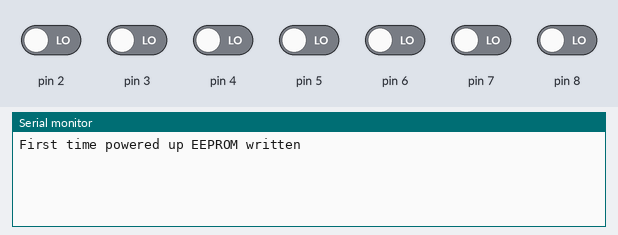
This sketch was run on a simulated Arduino Uno, built with avr-gcc and run on an emulated ATmega328P. On the bench: the last lines printed to the serial monitor. The test bench sets the inputs (shaded band); at power-on: pin 2–8 LOW. EEPROM starts erased.

Above: at 2.2 s.
2.3 s: pin 2 driven HIGH
At 3.5 s:
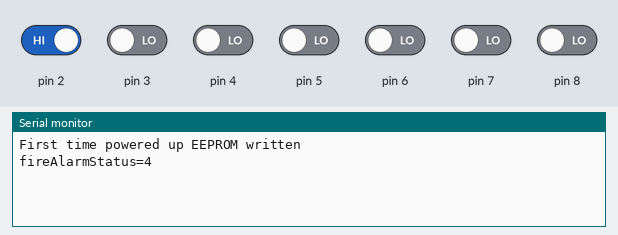
3.8 s: pin 3 driven HIGH
At 4.9 s:
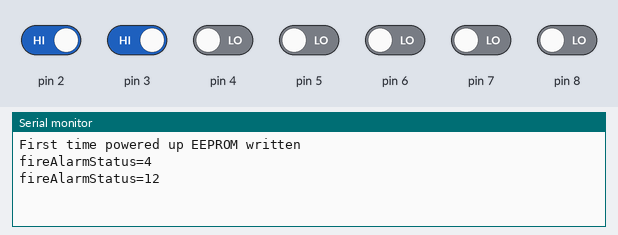
5.3 s: pin 4 driven HIGH
At 6.0 s:
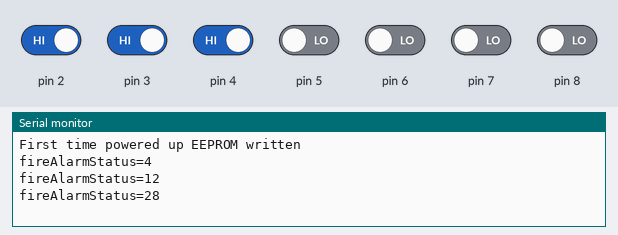
6.8 s: pin 5 driven HIGH
At 7.2 s:
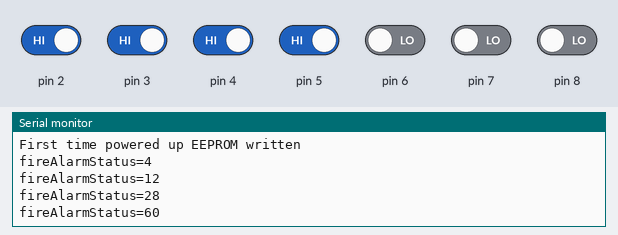
8.3 s: pin 6 driven HIGH
At 9.5 s:
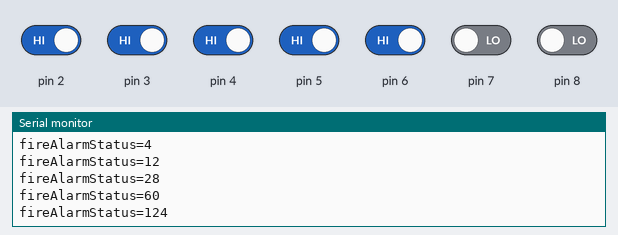
9.8 s: pin 7 driven HIGH
At 10.7 s:
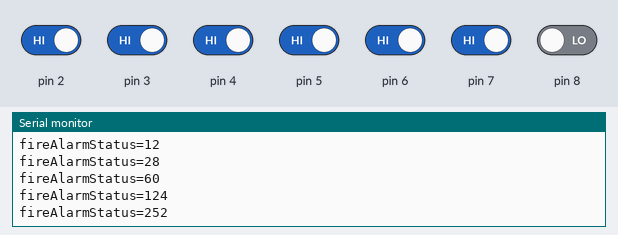
Timing chart, 0 to 12.3 s (numbered marks = the images above; inputs shaded):
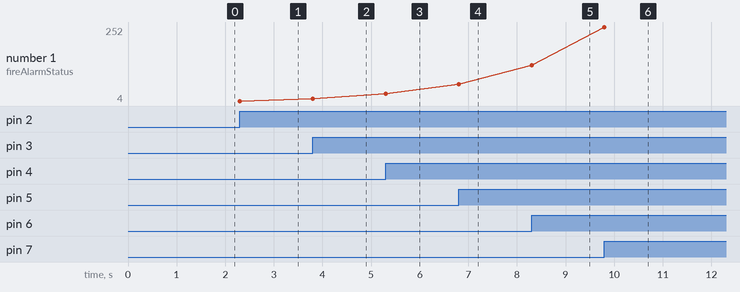

Measured:
- after the input at 2.3 s, the serial monitor: prints a new line at once (image 1)
- after the input at 3.8 s, the serial monitor: prints a new line at once (image 2)
- after the input at 5.3 s, the serial monitor: prints a new line at once (image 3)
- after the input at 6.8 s, the serial monitor: prints a new line at once (image 4)
- after the input at 8.3 s, the serial monitor: prints a new line at once (image 5)
- after the input at 9.8 s, the serial monitor: prints a new line at once (image 6)
- plotted number 1: 4 → 12 after the input at 3.8 s, 12 → 28 after the input at 5.3 s, 28 → 60 after the input at 6.8 s, 60 → 124 after the input at 8.3 s, 124 → 252 after the input at 9.8 s

The sketch:

uno_r4_wifi_eeprom_example.ino
```cpp
//  Title - Arduino UNO R4 WiFi Flash Data Memory as emulated EEPROM
//  Author - Pro.Tips
//  Arduino UNO R4 WiFi Flash Data Memory as emulated EEPROM
//  https://pro.tips/courses/learn-arduino-uno-r4-wifi-free-online-course/lesson/arduino-uno-r4-wifi-flash-data-memory-as-emulated-eeprom/

#include <EEPROM.h>

#define ADDR_VALID_EEPROM_DATA_MARKER_BYTE_0 0
#define ADDR_VALID_EEPROM_DATA_MARKER_BYTE_1 1
#define ADDR_FIRE_ALARM_STATUS_BYTE 2

#define EEPROM_VALID_MARKER_BYTE_0  0xAA
#define EEPROM_VALID_MARKER_BYTE_1  0xBD

byte fireAlarmStatus = 0;

byte bitTable[8] = {0x01, 0x02, 0x04, 0x08, 0x10, 0x20, 0x40, 0x80};

// on power-up initialize eeprom saved data
void init_eeprom()
{
  byte eepromMarkerByte0 = EEPROM.read(ADDR_VALID_EEPROM_DATA_MARKER_BYTE_0);
  byte eepromMarkerByte1 = EEPROM.read(ADDR_VALID_EEPROM_DATA_MARKER_BYTE_1);

  if ((eepromMarkerByte0 == EEPROM_VALID_MARKER_BYTE_0) &&
      (eepromMarkerByte1 == EEPROM_VALID_MARKER_BYTE_1) )
  {
    fireAlarmStatus = EEPROM.read(ADDR_FIRE_ALARM_STATUS_BYTE);
    Serial.println("Valid data read from EEPROM upon powerup");
    Serial.print("fireAlarmStatus=");
    Serial.println(fireAlarmStatus);
  }
  else
  {
    Serial.println("First time powered up EEPROM written");
    EEPROM.write(ADDR_VALID_EEPROM_DATA_MARKER_BYTE_0, EEPROM_VALID_MARKER_BYTE_0);
    EEPROM.write(ADDR_VALID_EEPROM_DATA_MARKER_BYTE_1, EEPROM_VALID_MARKER_BYTE_1);
    EEPROM.write(ADDR_FIRE_ALARM_STATUS_BYTE,0);
  }
}

void setup() {
  Serial.begin(115200);

  delay(1000);

  // put your setup code here, to run once:
  init_eeprom();

  // configure digital pins from D0 to D7 as inputs
  for (int pin_no=0; pin_no<=7; pin_no++)
  {
    pinMode(pin_no, INPUT);
  }

  // configure digital pin D8 as fire alarm reset input
  pinMode(8, INPUT);
}

void loop() {

  // Read fire alarm input signal and set fireAlarmStatus
  for (int i=0; i<8; i++)
  {
    if (digitalRead(i) != 0)
    {
      if ((fireAlarmStatus & bitTable[i]) == 0)
      {
        fireAlarmStatus |= bitTable[i];
        EEPROM.write(ADDR_FIRE_ALARM_STATUS_BYTE,fireAlarmStatus);
        Serial.print("fireAlarmStatus=");
        Serial.println(fireAlarmStatus);
      }
    }
  }

  // Read fire alarm reset input signal and clear fireAlarmStatus
  if (digitalRead(8) != 0)
  {
    if (fireAlarmStatus != 0)
    {
      fireAlarmStatus = 0;
      EEPROM.write(ADDR_FIRE_ALARM_STATUS_BYTE,fireAlarmStatus);
      Serial.print("fireAlarmStatus=");
      Serial.println(fireAlarmStatus);
    }
  }

}
```
